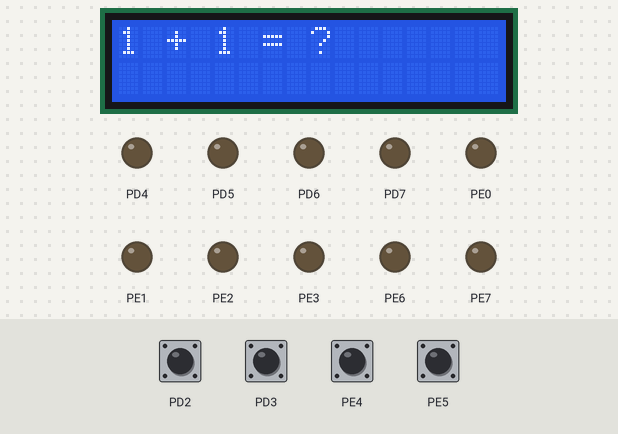
Bench run of a program on a simulated ATmega128, built with avr-gcc and emulated at 16 MHz. Shown: 16×2 character LCD, output pins drawn as LEDs (lit = HIGH). Wiring (inferred from the names in the program): PCF8574 port expander at I2C address 0x27. Wiring (inferred from the signals the program sends): character LCD (HD44780): RS Q0; E Q2; backlight Q3; data Q4, Q5, Q6, Q7. The inputs (shaded band) are chosen by the test bench; at power-on: PD2, PD3, PE4, PE5 HIGH.

Above: at 1.2 s.
1.3 s: PD3 pulled LOW for 0.15 s
2.9 s: PE5 pulled LOW for 0.15 s
At 3.5 s:
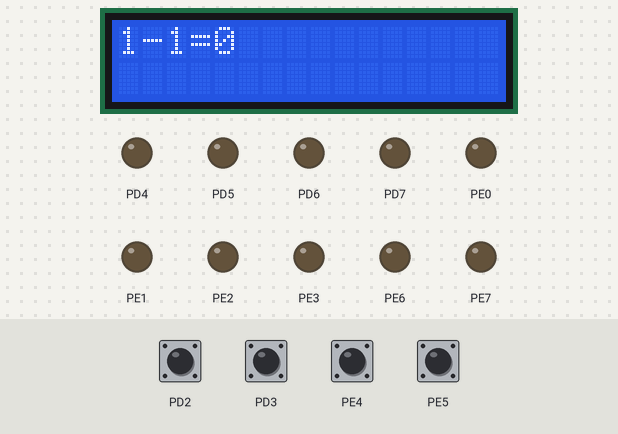
4.5 s: PD3 pulled LOW for 1 s
At 4.8 s:
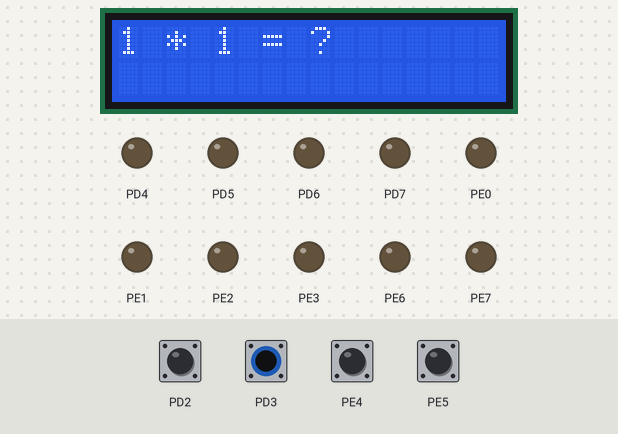
7.0 s: PE5 pulled LOW for 1 s
At 7.8 s:
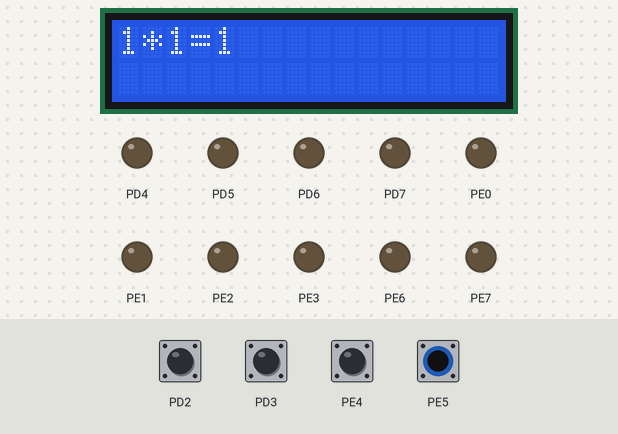
9.5 s: PD3 pulled LOW for 0.15 s
At 9.8 s:
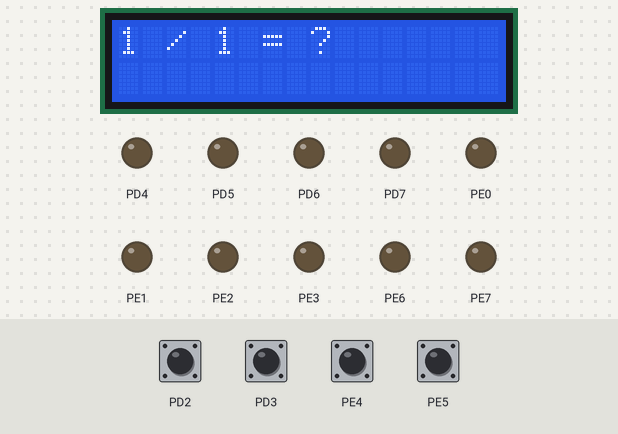
11.1 s: PE5 pulled LOW for 0.15 s
At 12.2 s:
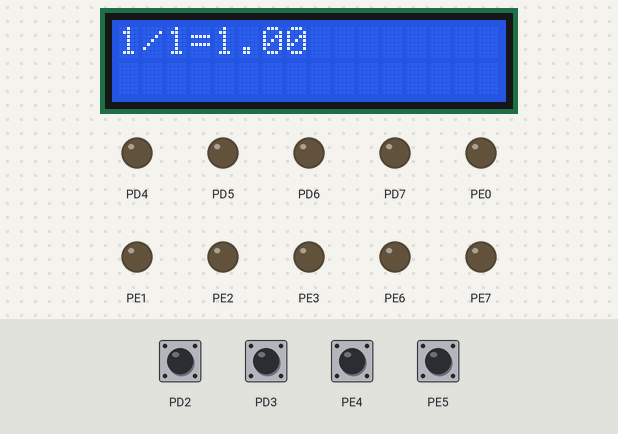
Timing chart, 0 to 13.7 s (numbered marks = the images above; inputs shaded):
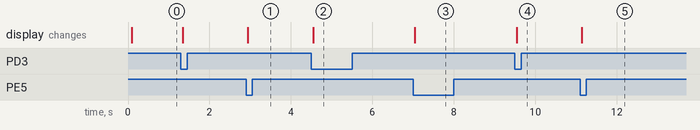

Measured:
- after the input at 2.9 s, the display: changes at once (image 1)
- after the input at 4.5 s, the display: changes at once (image 2)
- after the input at 7.0 s, the display: changes at once (image 3)
- after the input at 9.5 s, the display: changes at once (image 4)
- after the input at 11.1 s, the display: changes at once (image 5)

The program:

main.c
```c
#define F_CPU 16000000UL
#include <avr/io.h>
#include <avr/interrupt.h>
#include <util/delay.h>
#include <stdio.h>
#include "i2c_lcd.h"

volatile int A = 1;
volatile int B = 1;
volatile int op_index = 0;
char operators[] = {'+', '-', '*', '/'};

static void lcd_clear_line(int row)
{
	lcd_set_cursor(0, row);
	lcd_print("                "); // 16칸 공백으로 지우기
}

static void show_preview(void)
{
	char buf[17];
	snprintf(buf, sizeof(buf), "%d %c %d = ?", A, operators[op_index], B);
	lcd_clear_line(0);
	lcd_set_cursor(0, 0);
	lcd_print(buf);
}

static void show_result(void)
{
	char buf[17];
	char op = operators[op_index];

	lcd_clear_line(0);
	lcd_set_cursor(0, 0);

	if (op == '/') {
		if (B == 0) {
			lcd_print("Error: B=0");
			} else {
			long fixed = ((long)A * 100) / B; // 소수 2자리 고정소수점
			int intpart = fixed / 100;
			int frac = fixed % 100;
			if (frac < 0)
				frac = -frac;
			snprintf(buf, sizeof(buf), "%d/%d=%d.%02d", A, B, intpart, frac);
			lcd_print(buf);
		}
		} else {
		int result = 0;
		switch (op) {
			case '+':
				result = A + B;
				break;
			case '-':
				result = A - B;
				break;
			case '*':
				result = A * B;
				break;
		}
		snprintf(buf, sizeof(buf), "%d%c%d=%d", A, op, B, result);
		lcd_print(buf);
	}
}

// SW1 (PD2 = INT2) : A값 증가
ISR(INT2_vect)
{
	_delay_ms(20); // 디바운스
	if (!(PIND & (1 << PD2))) { // 여전히 눌려있으면 확정
		A++;
		show_preview();
	}
}

// SW2 (PD3 = INT3) : 연산자 변경
ISR(INT3_vect)
{
	_delay_ms(20);
	if (!(PIND & (1 << PD3))) {
		op_index = (op_index + 1) % 4; // + - * / 순환
		show_preview();
	}
}

// SW3 (PE4 = INT4) : B값 증가
ISR(INT4_vect)
{
	_delay_ms(20);
	if (!(PINE & (1 << PE4))) {
		B++;
		show_preview();
	}
}

// SW4 (PE5 = INT5) : 연산 실행
ISR(INT5_vect)
{
	_delay_ms(20);
	if (!(PINE & (1 << PE5))) {
		show_result();
	}
}

static void switches_init(void)
{
	// PD2, PD3 입력 설정
	DDRD = 0b11110011;
	PORTD |= (1 << PD2) | (1 << PD3);

	// PE4, PE5 입력 설정
	DDRE = 0b11001111;
	PORTE |= (1 << PE4) | (1 << PE5);
}

static void ext_interrupt_init(void)
{
	// INT2, INT3 : falling edge
	EICRA |= (1 << ISC21) | (1 << ISC31);
	EICRA = 0b10101111;

	// INT4, INT5 : falling edge
	EICRB |= (1 << ISC41) | (1 << ISC51);
	EICRB = 0b11110101;

	// INT2, INT3, INT4, INT5 인터럽트 활성화
	EIMSK |= (1 << INT2) | (1 << INT3) | (1 << INT4) | (1 << INT5);
}

int main(void)
{
	switches_init();
	ext_interrupt_init();
	lcd_init();

	show_preview();

	sei();

	while (1)
	{
	}
}
```

i2c.c
```c
#include "i2c.h"

void i2c_init(void)
{
	// TWBR 계산: SCL = F_CPU / (16 + 2*TWBR*Prescaler)
	TWSR = 0x00; // Prescaler = 1
	TWBR = ((F_CPU / I2C_SCL_CLOCK) - 16) / 2;
	TWCR = (1 << TWEN); // TWI 활성화
}

void i2c_start(void)
{
	TWCR = (1 << TWINT) | (1 << TWSTA) | (1 << TWEN);
	while (!(TWCR & (1 << TWINT)));
}

void i2c_stop(void)
{
	TWCR = (1 << TWINT) | (1 << TWSTO) | (1 << TWEN);
}

uint8_t i2c_write(uint8_t data)
{
	TWDR = data;
	TWCR = (1 << TWINT) | (1 << TWEN);
	while (!(TWCR & (1 << TWINT)));
	return (TWSR & 0xF8); // 상태 코드 반환
}
```

i2c.h
```c
#ifndef I2C_H_
#define I2C_H_

#include <avr/io.h>

#ifndef F_CPU
#define F_CPU 16000000UL
#endif

#define I2C_SCL_CLOCK 100000UL  // 100kHz

void i2c_init(void);
void i2c_start(void);
void i2c_stop(void);
uint8_t i2c_write(uint8_t data);

#endif /* I2C_H_ */
```

i2c_lcd.c
```c
#include "i2c_lcd.h"
#include "i2c.h"
#include <util/delay.h>

// PCF8574 <-> LCD 핀 매핑 (일반적인 백팩 기준)
// P0=RS, P1=RW, P2=EN, P3=Backlight, P4~P7=D4~D7
#define RS_BIT  0x01
#define RW_BIT  0x02
#define EN_BIT  0x04
#define BL_BIT  0x08  // 백라이트 항상 ON

static void i2c_lcd_write_byte(uint8_t data)
{
	i2c_start();
	i2c_write((LCD_ADDR << 1) | 0); // Write 모드
	i2c_write(data);
	i2c_stop();
}

// 4bit 데이터(상위 니블 또는 하위 니블)를 EN pulse와 함께 전송
static void lcd_pulse_nibble(uint8_t nibble_with_flags)
{
	// EN High
	i2c_lcd_write_byte(nibble_with_flags | EN_BIT);
	_delay_us(1);
	// EN Low (데이터 래치)
	i2c_lcd_write_byte(nibble_with_flags & ~EN_BIT);
	_delay_us(50);
}

static void lcd_send(uint8_t value, uint8_t rs_flag)
{
	uint8_t high_nibble = value & 0xF0;
	uint8_t low_nibble  = (value << 4) & 0xF0;

	uint8_t flags = BL_BIT | (rs_flag ? RS_BIT : 0);

	lcd_pulse_nibble(high_nibble | flags);
	lcd_pulse_nibble(low_nibble | flags);
}

void lcd_send_cmd(uint8_t cmd)
{
	lcd_send(cmd, 0);
	if (cmd == 0x01 || cmd == 0x02) {
		_delay_ms(2); // Clear/Home 명령은 시간이 더 필요
	}
}

void lcd_send_data(uint8_t data)
{
	lcd_send(data, 1);
}

void lcd_print(const char *str)
{
	while (*str) {
		lcd_send_data((uint8_t)*str++);
	}
}

void lcd_clear(void)
{
	lcd_send_cmd(0x01);
}

void lcd_set_cursor(uint8_t col, uint8_t row)
{
	// 16x2 기준 주소 오프셋 (20x4는 0x00,0x40,0x14,0x54 로 조정)
	uint8_t row_offsets[] = {0x00, 0x40, 0x14, 0x54};
	lcd_send_cmd(0x80 | (col + row_offsets[row]));
}

void lcd_init(void)
{
	i2c_init();
	_delay_ms(50); // 전원 인가 후 안정화 대기

	// HD44780 4bit 모드 초기화 시퀀스
	lcd_pulse_nibble(0x30 | BL_BIT);
	_delay_ms(5);
	lcd_pulse_nibble(0x30 | BL_BIT);
	_delay_us(150);
	lcd_pulse_nibble(0x30 | BL_BIT);
	_delay_us(150);
	lcd_pulse_nibble(0x20 | BL_BIT); // 4bit 모드로 전환
	_delay_us(150);

	lcd_send_cmd(0x28); // Function set: 4bit, 2line, 5x8 dot
	lcd_send_cmd(0x0C); // Display ON, Cursor OFF, Blink OFF
	lcd_send_cmd(0x06); // Entry mode: 커서 자동 증가
	lcd_send_cmd(0x01); // Clear display
	_delay_ms(2);
}
```

i2c_lcd.h
```c
#ifndef I2C_LCD_H_
#define I2C_LCD_H_

#include <avr/io.h>

// PCF8574 백팩 I2C 주소 (0x27 또는 0x3F 중 본인 보드에 맞게 수정)
#define LCD_ADDR 0x27

void lcd_init(void);
void lcd_send_cmd(uint8_t cmd);
void lcd_send_data(uint8_t data);
void lcd_print(const char *str);
void lcd_set_cursor(uint8_t col, uint8_t row);
void lcd_clear(void);

#endif /* I2C_LCD_H_ */
```
